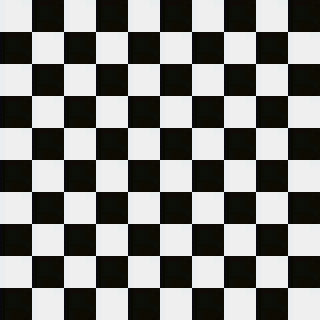

Below is a game level as drawn by its tile map, then a one-line description and the .tmx file that defines it, in full:
An orthogonal 10x10 tile map with 32x32 px tiles, 1 tile layer (Calque de Tile 1).

<map version="1.0" orientation="orthogonal" renderorder="right-down" width="10" height="10" tilewidth="32" tileheight="32" nextobjectid="1">
 <tileset firstgid="1" name="frise_noir_blanc_10x20_lautrec-z" tilewidth="32" tileheight="32" tilecount="50" columns="10">
  <image source="frise_noir_blanc_10x20_lautrec-z.jpg" width="342" height="168" />
 </tileset>
 <layer name="Calque de Tile 1" width="10" height="10">
  <data encoding="csv">
34,31,34,31,34,31,34,31,34,31,
31,34,31,34,31,34,31,34,31,34,
34,31,34,31,34,31,34,31,34,31,
31,34,31,34,31,34,31,34,31,34,
34,31,34,31,34,31,34,31,34,31,
31,34,31,34,31,34,31,34,31,34,
34,31,34,31,34,31,34,31,34,31,
31,34,31,34,31,34,31,34,31,34,
34,31,34,31,34,31,34,31,34,31,
31,34,31,34,31,34,31,34,31,34
</data>
 </layer>
</map>